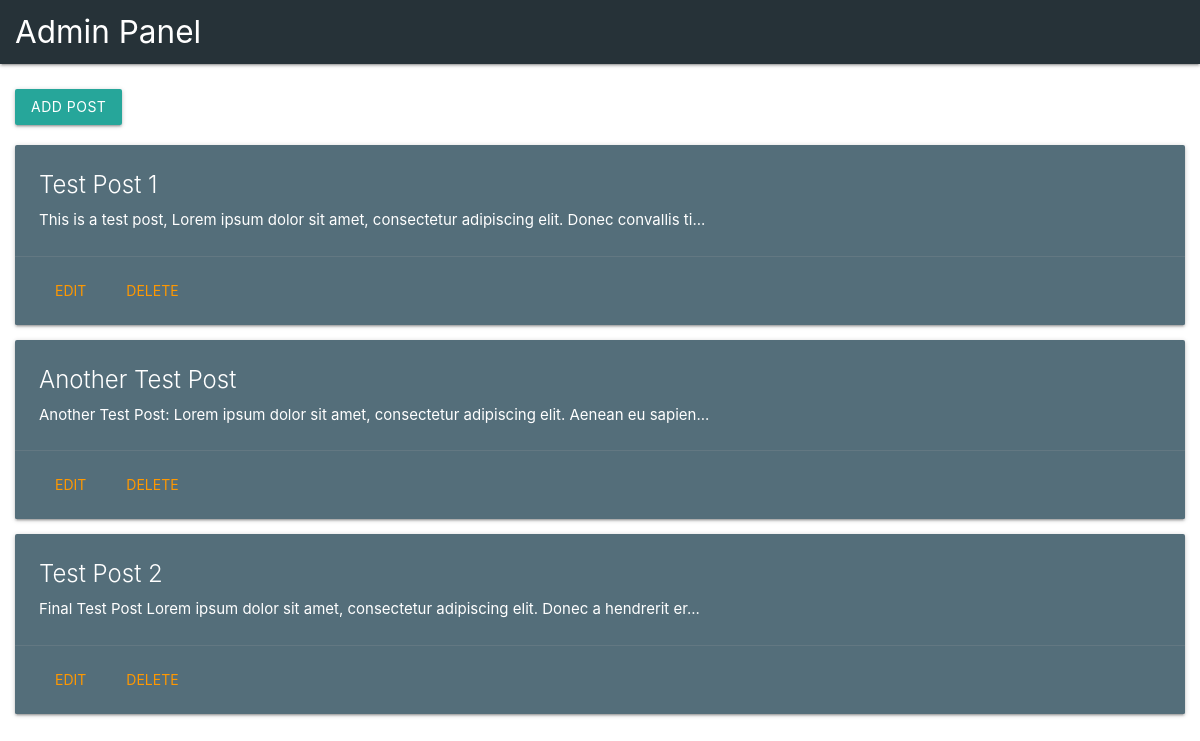
Page /lift-admin/posts/ on the earlier database version.
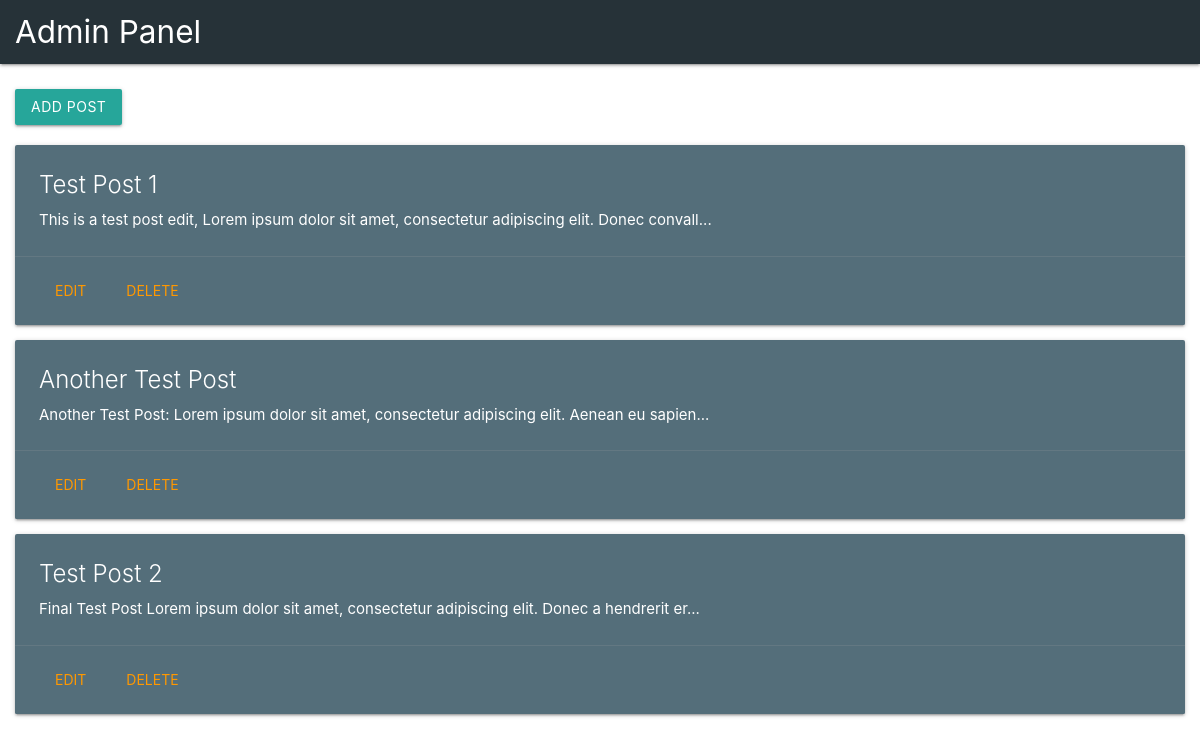
Same page on the later database version.
### liftblog/models.py (models this page shows, shortened)
class TextPost(models.Model):
    title = models.CharField(max_length=75)
    author = models.ForeignKey(User, on_delete=models.CASCADE)
    post_image = models.ImageField(upload_to='images/', blank=True)
    content = models.TextField()
    created_at = models.DateTimeField(auto_now=True)

### liftblog/views.py (the view)
# urls.py: path('lift-admin/posts/', views.allPosts, name="All Posts"),
def allPosts(request):
    posts = TextPost.objects.all()
    context = {
        "title": "Text Posts",
        "posts": posts
    }
    return render(request, 'admin_posts.html', context)

### liftblog/templates/admin_posts.html (shortened to what this page needs)
{% extends 'admin_master.html' %}
{% block admin_block %}
    <div class="center-box">
        <div class="row">
            <a href="add-post/" class="waves-effect waves-light btn">Add Post</a>
        </div>
        {% for post in posts %}
            <div class="col s12 m6 l6">
                <div class="card blue-grey darken-1">
                    <div class="card-content white-text">
                        <span class="card-title">{{ post.title }}</span>
                        {% if post.content|length > 100 %}
                            <p>{{ post.content|slice:100 }}...</p>
                        {% else %}
                            <p>{{ post.content }}</p>
                        {% endif %}
                    </div>
                    <div class="card-action" style="display: flex;">
                        <a class="waves-effect waves-teal btn-flat orange-text" href="{{ post.id }}/edit">Edit</a>
                        <form action="{{ post.id }}/delete/" method="POST">
                            <button class="waves-effect waves-teal btn-flat orange-text" style="margin: 0; padding: 0;" type="submit">Delete</button>
                        </form>
                    </div>
                </div>
            </div>
        {% endfor %}
    </div>
{% endblock %}

Differences in the rows shown:
changed TextPost "Test Post 1": content "This is a test post, Lorem ipsum dolor sit amet, consectetur adipiscing elit. Donec convallis ti" → "This is a test post edit, Lorem ipsum dolor sit amet, consectetur adipiscing elit. Donec convall"
